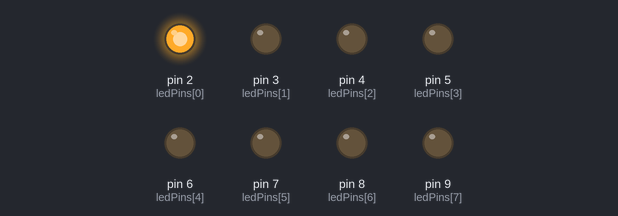
Recording of a sketch running on a simulated Arduino Uno, built with avr-gcc and run on an emulated ATmega328P. On the bench: output pins drawn as LEDs (lit = HIGH). Random numbers use the default seed unless the sketch sets one.

Above: at 0.05 s.
At 0.55 s:
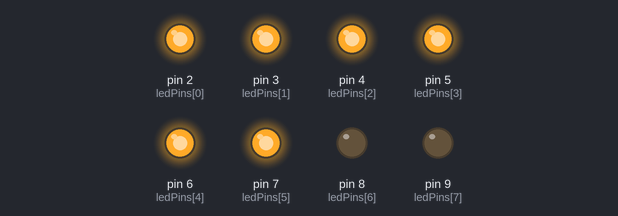
At 0.85 s:
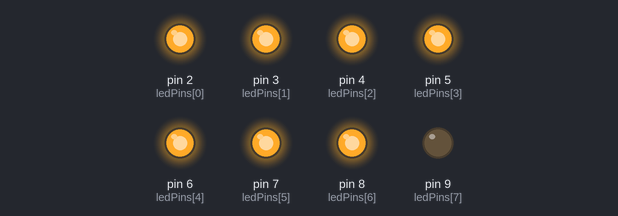
At 1.75 s:
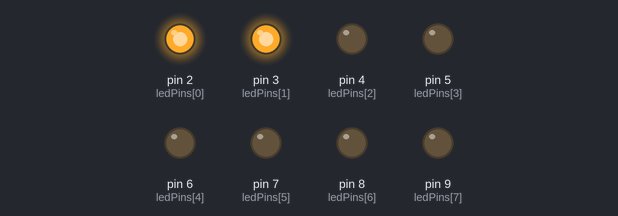
At 2.65 s:
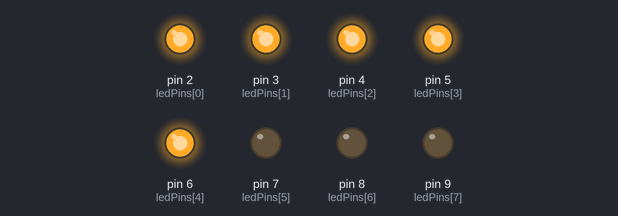
At 3.55 s:
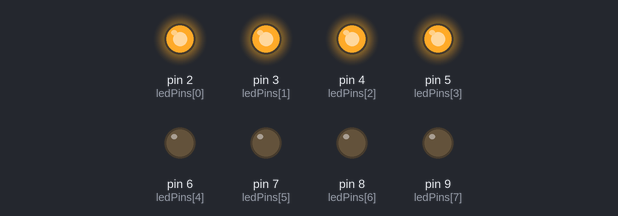
Timing chart, 0 to 3.9 s (numbered marks = the images above):
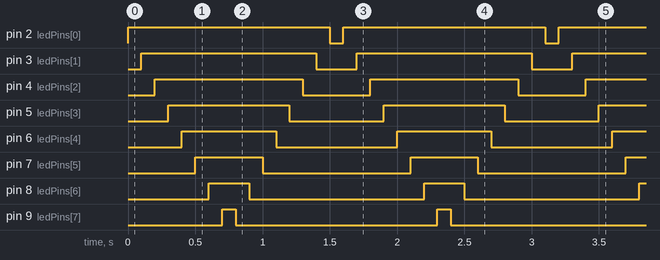

The sketch:

Projekt_07-Multiple_Lysdioder.ino
```cpp
/**********************************************************
 * Projekt 7 - MULTIPLE Lysdioder
 *
 * Låt åtta lysdioder dansa!
/**********************************************************/

int ledPins[] = {2,3,4,5,6,7,8,9};

void setup()
{
 // initierar alla 8 stift som UTSIGNAL
  pinMode(ledPins[0],OUTPUT);  // ledPins[0] = 2
  pinMode(ledPins[1],OUTPUT);  // ledPins[1] = 3
  pinMode(ledPins[2],OUTPUT);  // ledPins[2] = 4
  pinMode(ledPins[3],OUTPUT);  // ledPins[3] = 5
  pinMode(ledPins[4],OUTPUT);  // ledPins[4] = 6
  pinMode(ledPins[5],OUTPUT);  // ledPins[5] = 7
  pinMode(ledPins[6],OUTPUT);  // ledPins[6] = 8
  pinMode(ledPins[7],OUTPUT);  // ledPins[7] = 9
}

void loop()
{
  /*
  Det har inaktiverats några funktioner genom att kommentera
  bort dem. För att prova olika beteende på Lysdioder, ta bort
  kommentaren "//" framför funktionen du vill köra och lägg
  till kommentaren "//" framför dem du inte vill köra.
  Ja, inaktivera/kommentera bort dessa funktioner du vill inte köra.
  */

  oneAfterAnother();  // Tänd alla lysdioderna i tur och ordning.

  //oneOnAtATime();   // Slå på en LED i taget.

  //pingPong();      // Samma som oneOnAtATime() men ändra riktning
                     // när LED når kanten.

  //marquee();       // Chase ljus(lights) som du ser på teaterskyltar

  //randomLED();     // Lysdioder blinkar slumpmässigt
}

/******************************************************************
 * oneAfterAnother()
 *
 * Denna funktion tänder alla lysdioder, pausar och sedan släcker
 * alla lysdioderna. Funktionen använder sig av for() loopar och
 * arrayen för att göra detta med minimal kod.
/*****************************************************************/
void oneAfterAnother()
{
  int index;
  int delayTime = 100; // millisekunder för att pausa mellan lysdioderna
                       // gör detta mindre för snabbare växling.

  // Alla lysdioder sätts på:
  for(index = 0; index <= 7; index = ++index) // går igenom index från 0 till 7
  {
    digitalWrite(ledPins[index], HIGH);
    delay(delayTime);
  }

  // Alla lysdioder stängs av:
  for(index = 7; index >= 0; index = --index)  // går igenom index från 7 till 0
  {
    digitalWrite(ledPins[index], LOW);
    delay(delayTime);
  }
}

/*****************************************************************
 * oneOnAtATime()
 *
 * Denna funktion kommer att gå igenom lysdioderna och tända bara
 * en i taget. Funtionen slår varje lysdiod PÅ och sedan AV innan
 * den går till nästa lysdiod.
/****************************************************************/
void oneOnAtATime()
{
  int index;
  int delayTime = 100;

  for(index = 0; index <= 7; index = ++index)
  {
    digitalWrite(ledPins[index], HIGH);
    delay(delayTime);
    digitalWrite(ledPins[index], LOW);
  }
}

/*****************************************************************
 * pingPong()
 *
 * Denna funktion kommer att gå igenom lysdioderna och tända en i
 * taget i båda riktningarna. Det finns ingen fördröjning mellan
 * lysdioden som släckt och nästa påslagen lysdioden. Detta skapar
 * ett jämnt mönster för lysdioderna.
/****************************************************************/
void pingPong()
{
  int index;
  int delayTime = 100; // milliseconds to pause between LEDs

  for(index = 0; index <= 7; index = ++index)   // step through the LEDs, from 0 to 7
  {
    digitalWrite(ledPins[index], HIGH);  // turn LED on
    delay(delayTime);                    // pause to slow down
    digitalWrite(ledPins[index], LOW);   // turn LED off
  }

  for(index = 7; index >= 0; index = --index)   // step through the LEDs, from 7 to 0
  {
    digitalWrite(ledPins[index], HIGH);  // turn LED on
    delay(delayTime);                    // pause to slow down
    digitalWrite(ledPins[index], LOW);   // turn LED off
  }
}

/*****************************************************************
 * marquee()
 *
 * Denna funktion kommer att efterlikna "chase lights" som de
 * som finns runt teaterskyltar (i USA).
/****************************************************************/
void marquee()
{
  int index;
  int delayTime = 200;

  // Gå igenom de fyra första lysdioderna
  // (Vi tänder en i nedre 4 och en i övre 4)

  for(index = 0; index <= 3; index++) // går från 0 till 3
  {
    digitalWrite(ledPins[index], HIGH);    // slå på en lysdiod
    digitalWrite(ledPins[index+4], HIGH);  // Hoppa över fyra o slå på den lysdioden
    delay(delayTime);                      // Pausa för att sakta ner sekvensen
    digitalWrite(ledPins[index], LOW);     // Slå av lysdioden
    digitalWrite(ledPins[index+4], LOW);   // Hoppa över fyra och slå av den lysdioden
  }
}

/*****************************************************************
 * randomLED()
 *
 * Denna funktion slår på slumpmässiga lysdioder.
 * KAN DU ÄNDRA DET SÅ ATT MAN FÅR SLUMPMÄSSIGA TIDER???
/****************************************************************/
void randomLED()
{
  int index;
  int delayTime;

  index = random(8);  // välj ett slumpmässigt tal mellan 0 och 7
  delayTime = 100;

  digitalWrite(ledPins[index], HIGH);  // slå på
  delay(delayTime);                    // pausa för att sakta ner
  digitalWrite(ledPins[index], LOW);   // slå av
}
```

Measured:
- by itself, pin 2 (ledPins[0]): alternates HIGH for 1.5 s and LOW for 0.10 s
- by itself, pin 3 (ledPins[1]): alternates HIGH for 1.3 s and LOW for 0.30 s
- by itself, pin 4 (ledPins[2]): alternates HIGH for 1.1 s and LOW for 0.50 s
- by itself, pin 5 (ledPins[3]): alternates HIGH for 0.90 s and LOW for 0.70 s
- by itself, pin 6 (ledPins[4]): alternates HIGH for 0.70 s and LOW for 0.90 s
- by itself, pin 7 (ledPins[5]): alternates HIGH for 0.50 s and LOW for 1.1 s
- by itself, pin 8 (ledPins[6]): alternates HIGH for 0.30 s and LOW for 1.3 s
- by itself, pin 9 (ledPins[7]): alternates HIGH for 0.10 s and LOW for 1.5 s
